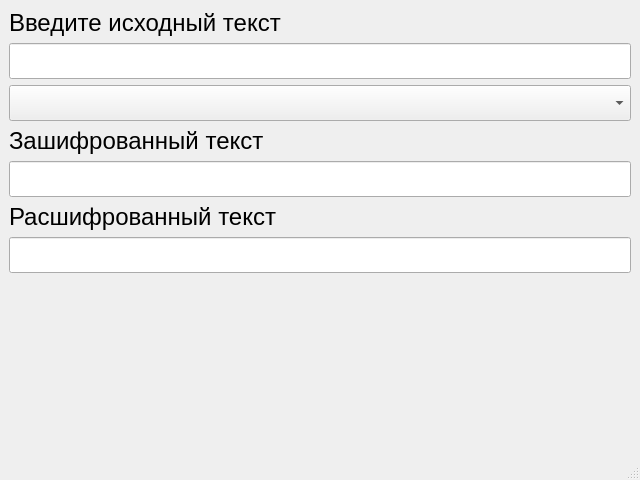
<?xml version="1.0" encoding="UTF-8"?>
<ui version="4.0">
 <class>MainWindow</class>
 <widget class="QMainWindow" name="MainWindow">
  <property name="geometry">
   <rect>
    <x>0</x>
    <y>0</y>
    <width>640</width>
    <height>480</height>
   </rect>
  </property>
  <property name="windowTitle">
   <string>MainWindow</string>
  </property>
  <property name="styleSheet">
   <string notr="true">font-size: 18pt;</string>
  </property>
  <widget class="QWidget" name="centralwidget">
   <layout class="QVBoxLayout" name="verticalLayout">
    <item>
     <widget class="QLabel" name="label_2">
      <property name="text">
       <string>Введите исходный текст</string>
      </property>
     </widget>
    </item>
    <item>
     <widget class="QLineEdit" name="base_message"/>
    </item>
    <item>
     <widget class="QComboBox" name="algorithm"/>
    </item>
    <item>
     <widget class="QLabel" name="label">
      <property name="text">
       <string>Зашифрованный текст</string>
      </property>
     </widget>
    </item>
    <item>
     <widget class="QLineEdit" name="encrypt_message"/>
    </item>
    <item>
     <widget class="QLabel" name="label_3">
      <property name="text">
       <string>Расшифрованный текст</string>
      </property>
     </widget>
    </item>
    <item>
     <widget class="QLineEdit" name="decrypt_message"/>
    </item>
    <item>
     <widget class="QLabel" name="error">
      <property name="text">
       <string/>
      </property>
     </widget>
    </item>
    <item>
     <spacer name="verticalSpacer">
      <property name="orientation">
       <enum>Qt::Vertical</enum>
      </property>
      <property name="sizeHint" stdset="0">
       <size>
        <width>20</width>
        <height>40</height>
       </size>
      </property>
     </spacer>
    </item>
   </layout>
  </widget>
  <widget class="QMenuBar" name="menubar">
   <property name="geometry">
    <rect>
     <x>0</x>
     <y>0</y>
     <width>640</width>
     <height>33</height>
    </rect>
   </property>
  </widget>
  <widget class="QStatusBar" name="statusbar"/>
 </widget>
 <resources/>
 <connections/>
</ui>
